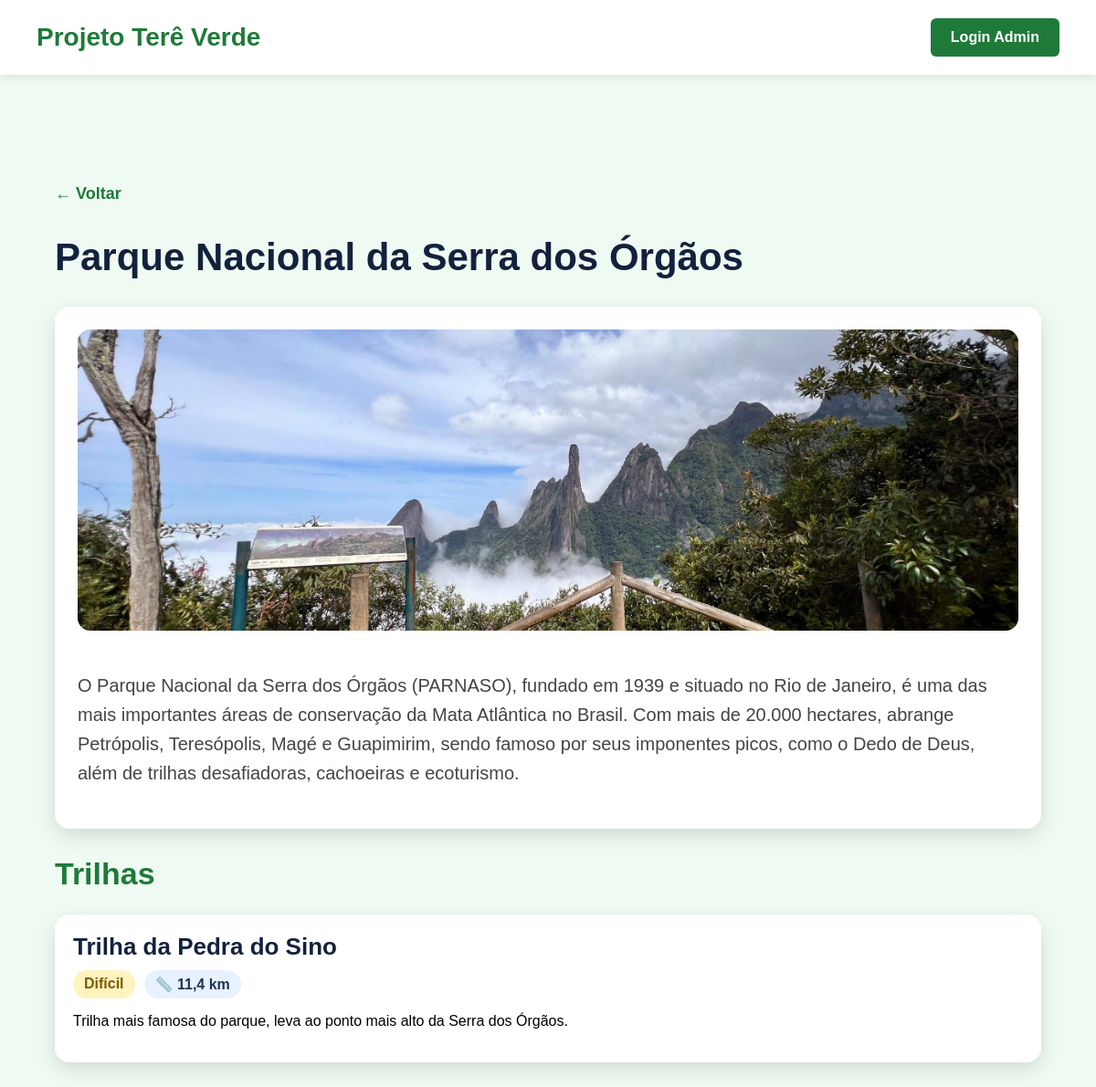
The app's page /parks-page/1/ with its own data.
### core/models.py (models this page shows, shortened)
class Park(models.Model):
    name = models.CharField("Nome", max_length=100)
    description = models.TextField("Descrição")
    image = models.ImageField("Imagem", upload_to='parks/', blank=True, null=True)
    class Meta:
        verbose_name = "Parque"
        verbose_name_plural = "Parques"

class Trail(models.Model):
    name = models.CharField("Nome", max_length=100)
    park = models.ForeignKey(Park, on_delete=models.CASCADE, verbose_name="Parque")
    difficulty = models.CharField("Dificuldade", max_length=50)
    length_km = models.FloatField("Distância (km)")
    duration_min = models.IntegerField("Duração (min)", blank=True, null=True)
    description = models.TextField("Descrição")
    image = models.ImageField("Imagem", upload_to='trails/', blank=True, null=True)
    is_open = models.BooleanField("Aberta", default=True)
    class Meta:
        verbose_name = "Trilha"
        verbose_name_plural = "Trilhas"

### core/views.py (the view)
# urls.py: path('parks-page/<int:park_id>/', park_detail),
def park_detail(request, park_id):
    park = Park.objects.get(id=park_id)
    trails = Trail.objects.filter(park=park)
    return render(request, 'core/park_detail.html', {
        'park': park,
        'trails': trails
    })

### core/templates/core/park_detail.html (shortened to what this page needs)
{% extends 'core/base.html' %}
{% block body_class %}default-page{% endblock %}
{% block content %}
<section class="detail-page">
    <a class="back-link" href="/parks-page/">← Voltar</a>
    <div class="detail-header">
        <h1>{{ park.name }}</h1>
    </div>
    <div class="detail-card">
        {% if park.image %}
            <img src="{{ park.image.url }}" alt="{{ park.name }}">
        {% endif %}
        <p>{{ park.description }}</p>
    </div>
    <h2 class="section-title">Trilhas</h2>
    <div class="trail-list">
        {% for trail in trails %}
            <div class="trail-card">
                <div>
                    <h3>{{ trail.name }}</h3>
                    <div class="tags">
                        <span class="tag difficulty">{{ trail.difficulty }}</span>
                        <span class="tag">📏 {{ trail.length_km }} km</span>
                    </div>
                    <p>{{ trail.description }}</p>
                </div>
            </div>
        {% empty %}
            <p>Este parque ainda não possui trilhas cadastradas.</p>
        {% endfor %}
    </div>
</section>
{% endblock %}

### core/templates/core/base.html (style rules this page uses)
body { font-family: Arial, sans-serif; margin: 0; padding: 0; }
.detail-page { background: #eefaf2; min-height: 100vh; padding: 120px 60px 60px; box-sizing: border-box; }
.back-link { color: #1f7a3a; text-decoration: none; font-weight: bold; font-size: 18px; }
.detail-header h1 { font-size: 42px; color: #14213d; margin-bottom: 10px; }
.detail-card { background: white; border-radius: 16px; padding: 25px; margin: 30px 0; box-shadow: 0 8px 22px rgba(0,0,0,0.12); }
.detail-card img { width: 100%; max-height: 330px; object-fit: cover; border-radius: 14px; margin-bottom: 20px; }
.detail-card p { font-size: 20px; line-height: 1.6; color: #444; }
.section-title { color: #1f7a3a; font-size: 34px; margin-bottom: 25px; }
.trail-list { display: grid; gap: 22px; }
.trail-card { display: flex; gap: 22px; background: white; padding: 20px; border-radius: 16px; box-shadow: 0 8px 22px rgba(0,0,0,0.12); }
.trail-card h3 { margin: 0 0 10px; color: #14213d; font-size: 26px; }
.tags { display: flex; gap: 10px; flex-wrap: wrap; margin-bottom: 10px; }
.tag { background: #e8f1ff; color: #235; padding: 6px 12px; border-radius: 999px; font-weight: bold; }
.difficulty { background: #fff3bf; color: #7a5b00; }

### records on screen
Park: name "Parque Nacional da Serra dos Órgãos", image (picture), description "O Parque Nacional da Serra dos Órgãos (PARNASO), fundado em 1939 e situado no Rio de Janeiro, é uma das mais importantes áreas de conservação da Mata Atlântica no Brasil. Com mais de 20.000 hectares, abrange Petrópolis, Teresópolis, Magé e Guapimirim, sendo famoso por seus imponentes picos, como o Dedo de Deus, além de trilhas desafiadoras, cachoeiras e ecoturismo."
Trail: name "Trilha da Pedra do Sino", difficulty "Difícil", length_km "11,4", description "Trilha mais famosa do parque, leva ao ponto mais alto da Serra dos Órgãos."
